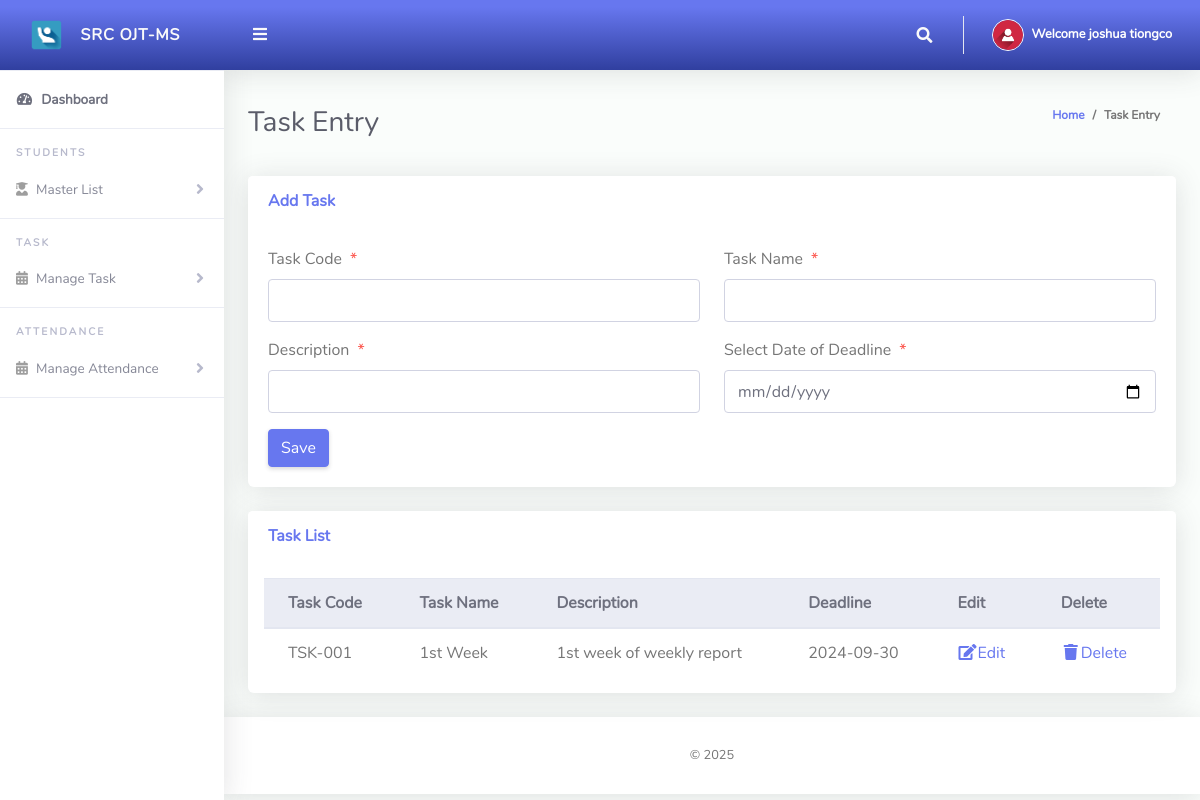
Page /ClassTeacher/createTask.php (signed in) on the committed database.
### tables this page shows
CREATE TABLE `tblclassteacher` (
  `Id` int(10) NOT NULL,
  `firstName` varchar(255) NOT NULL,
  `lastName` varchar(255) NOT NULL,
  `emailAddress` varchar(255) NOT NULL,
  `password` varchar(255) NOT NULL,
  `phoneNo` varchar(50) NOT NULL,
  `classId` varchar(10) NOT NULL,
  `classArmId` varchar(50) NOT NULL,
  `dateCreated` varchar(50) NOT NULL
);

CREATE TABLE `tbltask` (
  `Id` int(11) NOT NULL,
  `Task_Code` varchar(255) NOT NULL,
  `Task_Name` varchar(255) NOT NULL,
  `Description` varchar(255) NOT NULL,
  `Deadline` varchar(255) NOT NULL,
  `Student_ID` varchar(200) NOT NULL,
  `Files` varchar(255) NOT NULL,
  `Date_Submit` varchar(50) NOT NULL,
  `Stat` varchar(50) NOT NULL
);

### ClassTeacher/createTask.php (the view, shortened to what this page needs)
<?php
include '../Includes/dbcon.php';
?>
<!DOCTYPE html>
<html lang="en">
<head>
  <link href="../vendor/fontawesome-free/css/all.min.css" rel="stylesheet" type="text/css">
  <link href="../vendor/bootstrap/css/bootstrap.min.css" rel="stylesheet" type="text/css">
  <link href="css/ruang-admin.min.css" rel="stylesheet">
</head>
<body id="page-top">
  <div id="wrapper">
      <?php include "Includes/sidebar.php";?>
    <div id="content-wrapper" class="d-flex flex-column">
      <div id="content">
       <?php include "Includes/topbar.php";?>
        <div class="container-fluid" id="container-wrapper">
          <div class="d-sm-flex align-items-center justify-content-between mb-4">
            <h1 class="h3 mb-0 text-gray-800">Task Entry</h1>
            <ol class="breadcrumb">
              <li class="breadcrumb-item"><a href="./">Home</a></li>
              <li class="breadcrumb-item active" aria-current="page">Task Entry</li>
            </ol>
          </div>
          <div class="row">
            <div class="col-lg-12">
              <div class="card mb-4">
                <div class="card-header py-3 d-flex flex-row align-items-center justify-content-between">
                  <h6 class="m-0 font-weight-bold text-primary">Add Task</h6>
                </div>
                <div class="card-body">
                  <form method="post">
                    <div class="form-group row mb-3">
                        <div class="col-xl-6">
                            <label class="form-control-label">Task Code<span class="text-danger ml-2">*</span></label>
                      <input type="text" class="form-control" name="Task_Code" value="<?php echo $row['Task_Code'];?>" id="exampleInputFirstName">
                        </div>
                         <div class="col-xl-6">
                            <label class="form-control-label">Task Name<span class="text-danger ml-2">*</span></label>
                      <input type="text" class="form-control" name="Task_Name" value="<?php echo $row['Task_Name'];?>" id="exampleInputFirstName">
                        </div>
                    </div>
                    <div class="form-group row mb-3">
                    <div class="col-xl-6">
                            <label class="form-control-label">Description<span class="text-danger ml-2">*</span></label>
                      <input type="text" class="form-control" name="Description" value="<?php echo $row['Description'];?>" id="exampleInputFirstName">
                        </div>
                        <div class="col-xl-6">
                        <label class="form-control-label">Select Date of Deadline<span class="text-danger ml-2">*</span></label>
                        <input type="date" class="form-control" name="Deadline" value="<?php echo $row['Deadline'];?>" id="exampleInputFirstName" min="<?= date('Y-m-d'); ?>">
                        </div>
                        </div>
                        <?php
                    if (isset($Id))
                    {
                    ?>
                    <button type="submit" name="update" class="btn btn-warning">Update</button>
                    &nbsp;&nbsp;&nbsp;&nbsp;&nbsp;&nbsp;&nbsp;&nbsp;&nbsp;&nbsp;
                    <?php
                    } else {
                    ?>
                    <button type="submit" name="save" class="btn btn-primary">Save</button>
                    <?php
                    }
                    ?>
                  </form>
                </div>
              </div>
<div class="row">
              <div class="col-lg-12">
              <div class="card mb-4">
                <div class="card-header py-3 d-flex flex-row align-items-center justify-content-between">
                  <h6 class="m-0 font-weight-bold text-primary">Task List</h6>
                </div>
                <div class="table-responsive p-3">
                  <table class="table align-items-center table-flush table-hover" id="dataTableHover">
                    <thead class="thead-light">
                      <tr>
                        <th>Task Code</th>
                        <th>Task Name</th>
                        <th>Description</th>
                        <th>Deadline</th>
                        <th>Edit</th>
                        <th>Delete</th>
                      </tr>
                    </thead>
                    <tbody>
                    <?php
                      $query = "SELECT * FROM tbltask";
                      $rs = $conn->query($query);
                      $num = $rs->num_rows;
                      if($num > 0)
                      {
                        while ($rows = $rs->fetch_assoc())
                          {
                            echo"
                              <tr>
                                <td>".$rows['Task_Code']."</td>
                                <td>".$rows['Task_Name']."</td>
                                <td>".$rows['Description']."</td>
                                <td>".$rows['Deadline']."</td>
                                <td><a href='?action=edit&Id=".$rows['Id']."'><i class='fas fa-fw fa-edit'></i>Edit</a></td>
                                <td><a href='?action=delete&Id=".$rows['Id']."'><i class='fas fa-fw fa-trash'></i>Delete</a></td>
                              </tr>";
                          }
                      }
                      else
                      {
                           echo
                           "<div class='alert alert-danger' role='alert'>
                            No Record Found!
                            </div>";
                      }
                      ?>
                    </tbody>
                  </table>
                </div>
              </div>
            </div>
            </div>
          </div>
          </div>
      </div>
       <?php include "Includes/footer.php";?>
    </div>
  </div>
</body>
</html>

### ClassTeacher/Includes/topbar.php (shortened to what this page needs)
<?php
  $query = "SELECT * FROM tblclassteacher WHERE Id = ".$_SESSION['userId']."";
  $rs = $conn->query($query);
  $rows = $rs->fetch_assoc();
  $fullName = $rows['firstName']." ".$rows['lastName'];
?>
<nav class="navbar navbar-expand navbar-light bg-gradient-primary topbar mb-4 static-top">
          <button id="sidebarToggleTop" class="btn btn-link rounded-circle mr-3">
            <i class="fa fa-bars"></i>
          </button>
          <ul class="navbar-nav ml-auto">
            <li class="nav-item dropdown no-arrow">
              <a class="nav-link dropdown-toggle" href="#" id="searchDropdown" role="button" data-toggle="dropdown"
                aria-haspopup="true" aria-expanded="false">
                <i class="fas fa-search fa-fw"></i>
              </a>
            </li>
            <li class="nav-item dropdown no-arrow">
              <a class="nav-link dropdown-toggle" href="#" id="userDropdown" role="button" data-toggle="dropdown"
                aria-haspopup="true" aria-expanded="false">
                <img class="img-profile rounded-circle" src="img/user-icn.png" style="max-width: 60px">
                <span class="ml-2 d-none d-lg-inline text-white small"><b>Welcome <?php echo $fullName;?></b></span>
              </a>
            </li>
          </ul>
        </nav>

### rows in the picture
tblclassteacher: fullName "joshua tiongco"
tbltask: Task_Code "TSK-001", Task_Name "1st Week", Description "1st week of weekly report", Deadline "2024-09-30"
